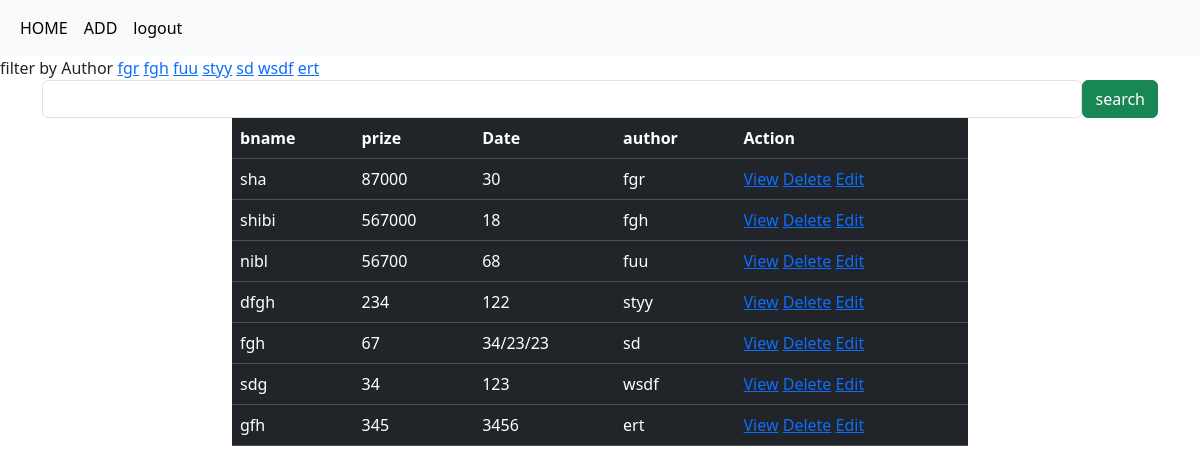
Page /book/all/ (signed in) on the committed database.
### bookapplication/models.py (models this page shows, shortened)
class Books(models.Model):
    bname=models.CharField(max_length=200)
    prize=models.PositiveIntegerField()
    Date=models.CharField(max_length=200)
    author=models.CharField(max_length=200)
    profile_pic=models.ImageField(upload_to="images",null=True)

### bookapplication/views.py (the view, shortened to what this page needs)
# urls.py: path('book/all/',views.BookListView.as_view(),name="book-all"),
@method_decorator(signin_required,name="dispatch")
class BookListView(View):
    def get(self,request,*args,**kwargs):
        qs=Books.objects.all()
        authors=Books.objects.all().values_list("author",flat=True).distinct()
        print(authors)
        if "author" in request.GET:
            dept=request.GET.get("author")
            qs=qs.filter(author__iexact=dept)
        return render(request,"book_list.html",{"data":qs,"authors":authors})

### bookapplication/views.py (called while the page is built)
def signin_required(fn):
    def wrapper(request,*args,**kwargs):
        if not request.user.is_authenticated:
            messages.error(request,"invalid session")
            return redirect("signin")
        else:
            return fn(request,*args,**kwargs)
    return wrapper

### bookapplication/templates/book_list.html (shortened to what this page needs)
{%extends 'base.html'%}
{%block body_block%}
<div>
    filter by Author
    {%for auth in authors%}
        <a href="{%url 'book-all'%}?author={{auth}}">{{auth}}</a>
    {%endfor%}
</div>
<div class="container">
    <div class="row">
       <form action="" method="post">
        <div class="d-flex">
          <input type="text" name="box" class="form-control">
          <button type="submit" class="btn btn-success">search</button>
         </div>
       </form>
    </div>
  </div>
    <div class="container">
        <div class="row">
            <div class="col-2"></div>
            <div class="col-8">
                <table class="table table-dark table-stripped caption-top">
                    <tr>
                        <td><b>bname</b></td>
                        <td><b>prize</b></td>
                        <td><b>Date</b></td>
                        <td><b>author</b></td>
                        <td><b>Action</b></td>
                    </tr>
                       {%for book in data%}
                       <tr>
                        <td>{{book.bname}}</td>
                        <td>{{book.prize}}</td>
                        <td>{{book.Date}}</td>
                        <td>{{book.author}}</td>
                        <td>
                            <a href="{%url 'book-detail' book.id%}">View</a>
                            <a href="{%url 'book-delete' book.id%}">Delete</a>
                            <a href="{%url 'book-edit' book.id%}">Edit</a>
                        </td>
                       </tr>
                       {%endfor%}
                </table>
            </div>
            <div class="col-2"></div>
        </div>
    </div>
{%endblock%}

### bookapplication/templates/base.html (shortened to what this page needs)
<!DOCTYPE html>
<html lang="en">
<head>
    <link href="https://cdn.jsdelivr.net/npm/bootstrap@5.3.2/dist/css/bootstrap.min.css" rel="stylesheet">
  </head>
<body>
    <nav class="navbar navbar-expand-lg bg-body-tertiary ">
        <div class="container-fluid">
            <ul class="navbar-nav me-auto mb-2 mb-lg-0">
              <li class="nav-item">
                <a class="nav-link active" aria-current="page" href="{%url 'book-all'%}">HOME</a>
              </li>
              <li class="nav-item">
                <a class="nav-link active" aria-current="page" href="{%url 'book-add'%}">ADD </a>
              </li>
              <li class="nav-item">
                <a class="nav-link active" aria-current="page" href="{%url 'logout'%}">logout </a>
              </li>
            </ul>
          </div>
      </nav>
      {%block body_block%}
      {%endblock%}
</body>
</html>

### rows in the picture
Books: bname "sha", prize "87000", Date "30", author "fgr"
Books: bname "shibi", prize "567000", Date "18", author "fgh"
Books: bname "nibl", prize "56700", Date "68", author "fuu"
Books: bname "dfgh", prize "234", Date "122", author "styy"
Books: bname "fgh", prize "67", Date "34/23/23", author "sd"
Books: bname "sdg", prize "34", Date "123", author "wsdf"
Books: bname "gfh", prize "345", Date "3456", author "ert"

### other values in the picture
{{ auth }} "fgr" "fgh" "fuu" "styy" "sd" "wsdf" "ert"
